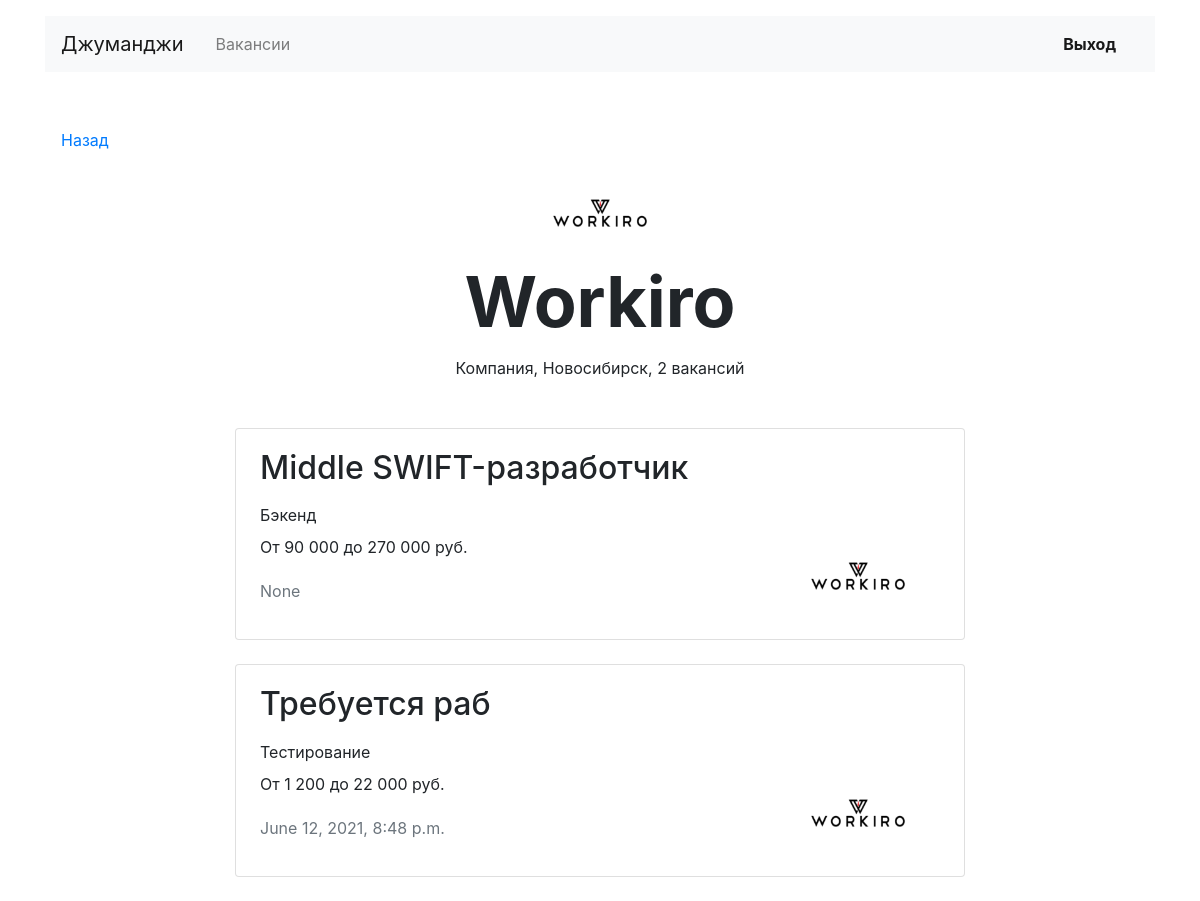
Page /companies/1/ (signed in) on the committed database.
### step_job/models.py (models this page shows, shortened)
class Company(models.Model):
    name = models.CharField(max_length=64)
    location = models.CharField(max_length=64)
    logo = models.ImageField(default='https://place-hold.it/100x60', upload_to=MEDIA_COMPANY_IMAGE_DIR)
    description = models.TextField(max_length=2056)
    employee_count = models.PositiveIntegerField()
    owner = models.OneToOneField(User, on_delete=models.CASCADE, related_name="companies", null=True)
    class Meta:
        verbose_name = "Компания"
        verbose_name_plural = "Компании"

class Vacancy(models.Model):
    title = models.CharField(max_length=64)
    specialty = models.ForeignKey(Specialty, on_delete=models.CASCADE, related_name="vacancies")
    company = models.ForeignKey(Company, on_delete=models.CASCADE, related_name="vacancies")
    skills = models.CharField(max_length=64)
    description = models.TextField(max_length=2056)
    salary_min = models.PositiveIntegerField()
    salary_max = models.PositiveIntegerField()
    published_at = models.DateTimeField(auto_now_add=True, blank=True)
    class Meta:
        verbose_name = "Вакансия"
        verbose_name_plural = "Вакансии"

class Specialty(models.Model):
    code = models.CharField(max_length=64, unique=True)
    title = models.CharField(max_length=64)
    picture = models.ImageField(default='https://place-hold.it/100x60', upload_to=MEDIA_SPECIALITY_IMAGE_DIR)
    class Meta:
        verbose_name = "Специализация"
        verbose_name_plural = "Специализации"

### step_job/views.py (the view)
# urls.py: path('companies/<int:pk>/', DetailCompanyViews.as_view(), name="company"),
class DetailCompanyViews(LoginRequiredMixin, DetailView):
    model = Company
    context_object_name = "company"
    template_name = "company.html"
    def get_queryset(self):
        return self.model.objects.prefetch_related("vacancies", "vacancies__specialty")

### step_job/templatetags/filters.py (called while the page is built)
@register.filter
def salary_num(value_int):
    value = str(value_int)
    res = [value[0:len(value) % 3]]
    slice_val = value[len(value) % 3:len(value)]
    for gnum in range(0, len(slice_val), 3):
        res.append(slice_val[gnum:gnum + 3])
    return " ".join(res)

### templates/company.html
{% extends "base.html" %}
{% load filters %}
{% block container %}
    <main class="container mt-3">
    <div class="navbar mt-5">
      <p><a href="{% url 'index' %}">Назад</a></p>
    </div>
    <section>
      <div class="text-center">
        <img src="{{ company.logo }}" width="130" height="80" alt="">
      </div>
      <h1 class="h1 text-center mx-auto mt-0 pt-1" style="font-size: 70px;"><strong>{{ company.name|title }}</strong></h1>
      <p class="text-center pt-1">Компания, {{ company.location }}, {{ company.vacancies.count }} вакансий</p>
      <div class="row mt-5">
        <div class="col-12 col-lg-8 offset-lg-2 m-auto">
            {% for vacancy in company.vacancies.all %}
            <div class="card mb-4">
            <div class="card-body px-4">
              <div class="row">
                <div class="col-12 col-md-8 col-lg-9">
                  <h2 class="h2 pb-2">{{ vacancy.title }}</h2>
                  <p class="mb-2">{{ vacancy.specialty.title }}</p>
                  <p>От {{ vacancy.salary_min|salary_num}} до {{ vacancy.salary_max|salary_num}} руб.</p>
                  <p class="text-muted pt-1">{{ vacancy.published_at }}</p>
                </div>
                <div class="col-12 col-md-4 col-lg-3 d-flex align-items-end">
                  <img src="{{ company.logo }}" width="130" height="80" alt="">
                </div>
              </div>
            </div>
          </div>
        {% endfor %}
        </div>
      </div>
    </section>
  </main>
{% endblock container %}

### rows in the picture
Company: logo (picture), name "Workiro", location "Новосибирск", vacancies.count "2"
Vacancy: title "Middle SWIFT-разработчик", specialty "Бэкенд", salary_min|salary_num "90 000", salary_max|salary_num "270 000", published_at "None", logo (picture)
Vacancy: title "Требуется раб", specialty "Тестирование", salary_min|salary_num "1 200", salary_max|salary_num "22 000", published_at "June 12, 2021, 8:48 p.m.", logo (picture)
